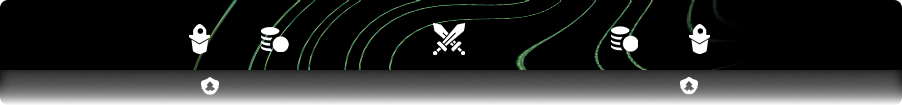
#> input picture design/hud_bar.png, 902 x 105 px
$ python split_bar.py
#> lines starting #> are read from the running program, lines starting #| are printed output that depends on the picture
"""Split the PSD's HUD BAR layer into a plain bar and a recolourable line layer.

Reads design/hud_bar.png (the HUD BAR layer exported from the PSD). The
coloured contour lines in the bar are baked into the same image as the
black background and white icons. This separates them so the overlay can tint
the lines with each team's colour:

    web/assets/hud_base.png   the bar with the lines removed
    web/assets/hud_lines.png  the lines alone, white, strength in the alpha
    web/assets/grub_*.png     the void grub icons from the lower strip
    web/assets/hud_bg.png, hud_icons.png, hud_video_mask.png
                              the bar split for the background video

Run from the project folder:  python tools/split_bar.py   (needs Pillow)
"""

import os

from PIL import Image, ImageFilter

ROOT = os.path.dirname(os.path.dirname(os.path.abspath(__file__)))
ASSETS = os.path.join(ROOT, "web", "assets")


def main():
    bar = Image.open(os.path.join(ROOT, "design", "hud_bar.png")).convert("RGBA")
#> bar is the input picture: PIL image 902x105 RGBA; mean R, G, B, A 8, 9, 8.1, 216.7
    base = bar.copy()
    lines = Image.new("RGBA", bar.size, (255, 255, 255, 0))
    src, out_base, out_lines = bar.load(), base.load(), lines.load()
    # The icons are bright white; mask them plus a few pixels around them so
    # their dark detail and edges stay in the base.
    icons = Image.new("L", bar.size, 0)
#> icons: PIL image 902x105 L; every value is 0
    ic = icons.load()
    for y in range(bar.height):
        for x in range(bar.width):
            r, g, b, a = src[x, y]
            if min(r, g, b) >= 150 and a > 0:
                ic[x, y] = 255
    icons = icons.filter(ImageFilter.MaxFilter(7)).load()
    for y in range(bar.height):
        for x in range(bar.width):
            r, g, b, a = src[x, y]
            hi, lo = max(r, g, b), min(r, g, b)
            # Lines are coloured (or faint); the background is black and the
            # icons bright white.
            if hi == 0:
                continue
            coloured = (hi - lo) / hi >= 0.25
            if not coloured and (icons[x, y] or hi >= 90):
                continue
            # Boosted, since the tint colour is darker than the white mask.
            out_lines[x, y] = (255, 255, 255, min(255, round(hi * a / 255 * 1.6)))
            out_base[x, y] = (0, 0, 0, a)
    # The void grub icons in the lower strip become their own images, so the
    # counters can be switched off: cut them out and repaint the strip, which
    # only changes from top to bottom, from 30px to the side.
    bp = base.load()
    for side, (x0, x1) in {"left": (199, 221), "right": (678, 700)}.items():
        icon = Image.new("RGBA", (x1 - x0, 23), (255, 255, 255, 0))
        ip = icon.load()
        for y in range(75, 98):
            for x in range(x0, x1):
                r, g, b, a = bp[x, y]
                ip[x - x0, y - 75] = (255, 255, 255, round(min(r, g, b) * a / 255))
                bp[x, y] = bp[x - 30 if side == "left" else x + 30, y]
        icon.save(os.path.join(ASSETS, f"grub_{side}.png"))
    base.save(os.path.join(ASSETS, "hud_base.png"))
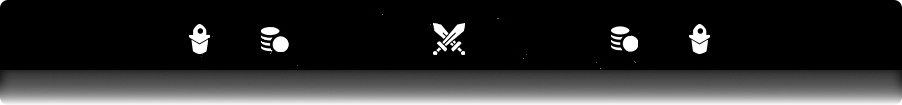
#> saved as hud_base.png: PIL image 902x105 RGBA; mean R, G, B, A 5.4, 5.4, 5.4, 216.3; transparent parts drawn white
    lines.save(os.path.join(ASSETS, "hud_lines.png"))
    split_for_video(base)


def split_for_video(base):
    """For the dynamic profile, the video plays between the bar's background
    and its icons, so split those apart, plus a mask of the bar's top section
    (above the lower strip) for the video's shape."""
    W, H = base.size
#> W = 902; H = 105
    px = base.load()
    mask = Image.new("L", base.size, 0)
    mp = mask.load()
    for y in range(H):
        for x in range(W):
            r, g, b, a = px[x, y]
            if a > 0 and min(r, g, b) >= 150:
                mp[x, y] = 255
    mp = mask.filter(ImageFilter.MaxFilter(5)).load()
    icons = Image.new("RGBA", base.size, (255, 255, 255, 0))
    bg = base.copy()
    ip, bp = icons.load(), bg.load()
    top_alpha = [max(px[x, y][3] for x in range(200, 700)) for y in range(H)]
#> top_alpha = 105 values, max 255 at index 0, min 10 at index 104, mean 216.7
    for y in range(H):
        for x in range(W):
            if mp[x, y]:
                r, g, b, a = px[x, y]
                ip[x, y] = (255, 255, 255, round(min(r, g, b) * a / 255))
                bp[x, y] = (0, 0, 0, a if y >= 70 else top_alpha[y])
    icons.save(os.path.join(ASSETS, "hud_icons.png"))
    bg.save(os.path.join(ASSETS, "hud_bg.png"))
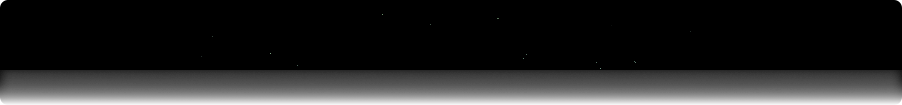
#> saved as hud_bg.png: PIL image 902x105 RGBA; mean R, G, B, A 0.1, 0.1, 0.1, 216.3; transparent parts drawn white
    video = Image.new("RGBA", (W, 70), (255, 255, 255, 0))
    vp = video.load()
    for y in range(70):
        for x in range(W):
            vp[x, y] = (255, 255, 255, px[x, y][3])
    video.save(os.path.join(ASSETS, "hud_video_mask.png"))


if __name__ == "__main__":
    main()
